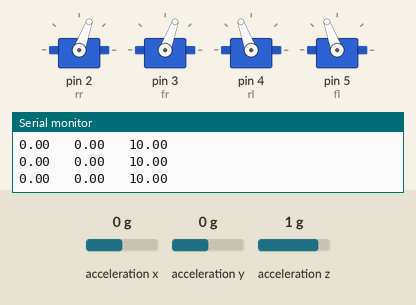
This sketch was run on a simulated Arduino Uno, built with avr-gcc and run on an emulated ATmega328P. Parts: 4 × servo, the last lines printed to the serial monitor. Wiring (inferred from the names in the program): MPU-6050 motion sensor at I2C address 0x68. Inputs (shaded band) come from the test bench; at power-on: acceleration y 0 g, acceleration z 1 g, acceleration x 0 g.

Above: at 1.2 s.
1.3 s: acceleration y set to -1.4 g
At 2.1 s:
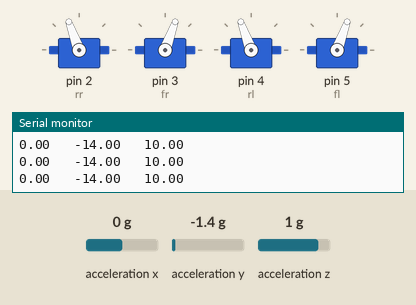
2.8 s: acceleration z set to -1.4 g
At 4.0 s:
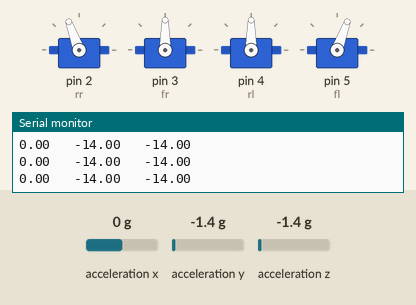
4.3 s: acceleration y set to -0.8 g
At 5.5 s:
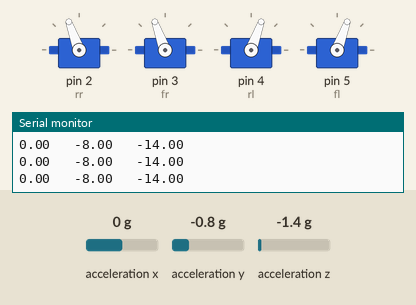
5.8 s: acceleration z set to 0.8 g
At 6.3 s:
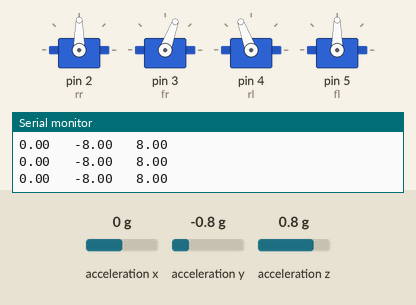
7.3 s: acceleration y set to 0.8 g
At 7.7 s:
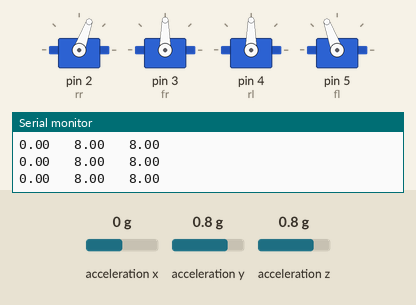
8.8 s: acceleration z set to -0.8 g
At 9.9 s:
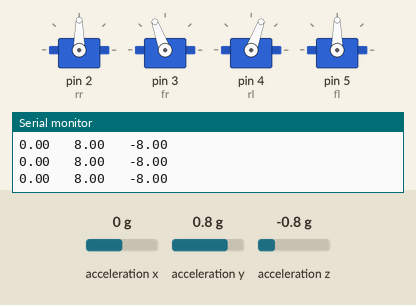
Timing chart, 0 to 11.3 s (numbered marks = the images above; inputs shaded):
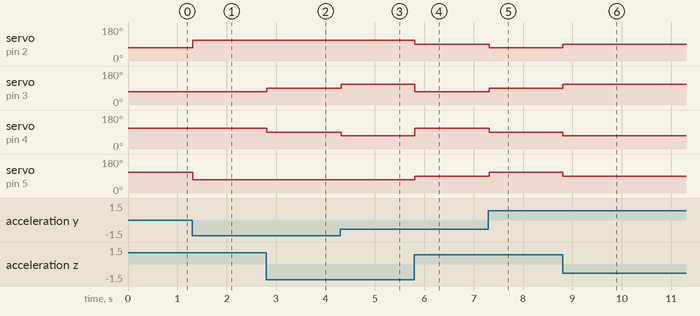

The sketch:

ActiveSuspension.ino
```cpp
#include <Wire.h>
#include <Servo.h>

#define SCALE 10 // servo "degrees" per newton
#define SERVO_MIN 70
#define SERVO_MAX 110
#define SERVO_MID 90
#define SERVO_DIFF 0
#define X_CAL 0.0
#define Y_CAL 0.0
#define Z_CAL 0.0
#define PITCH -acz
#define ROLL acy

int d[4]; //for storing angles in "degrees"
Servo fl, fr, rl, rr; //front-left, front-right, rear-left, rear-right
void setup() {
  Wire.begin();
  w(0x6b, 0x00); //disable mpu6050 sleep
  w(0x1c, 0b00001000); //maximum accelerometer resolution, also change value in gc if changing this
  w(0x1a, 0b00000110); //filter setup

  Serial.begin(115200);
  pinMode(2, OUTPUT);
  pinMode(3, OUTPUT);
  pinMode(4, OUTPUT);
  pinMode(5, OUTPUT);

  rr.attach(2);
  fr.attach(3);
  rl.attach(4);
  fl.attach(5);

  /*for (int i = 0; i<4; i++){   // for calibration purposes only
    d[i]=SERVO_MAX;            // Use SERVO_MAX, SERVO_MIN or SERVO_MID to see where maximal, minimal and central points are in reality. Comment out wa(d) in loop()
    }
  wa(d);
    /**/

}
double acx, acy, acz;

void loop() {
  // 3b- x, 3d- y, 3f- z       rr, fr, rl, fl
  acx = gc(0x3b)-X_CAL;
  acy = gc(0x3d)-Y_CAL;
  acz = gc(0x3f)-Z_CAL;

  Serial.print(acx);
  Serial.print("   ");
  Serial.print(acy);
  Serial.print("   ");
  Serial.print(acz);
  Serial.println();/**/
  //   "Real looking" suspension - car acts like it has big inertia
  /*
  d[0] = SERVO_MID + (PITCH-ROLL)*SCALE;  //rr
  d[1] = SERVO_MID + (-PITCH-ROLL)*SCALE; //fr
  d[2] = SERVO_MID + (PITCH+ROLL)*SCALE;  //rl
  d[3] = SERVO_MID + (-PITCH+ROLL)*SCALE; //fl/**/

  //   Active suspension - car tries to counteract its inertia and compensate its angle
  d[0] = SERVO_MID + (-PITCH+ROLL)*SCALE; //rr
  d[1] = SERVO_MID + (PITCH+ROLL)*SCALE;  //fr
  d[2] = SERVO_MID + (-PITCH-ROLL)*SCALE; //rl
  d[3] = SERVO_MID + (PITCH-ROLL)*SCALE;  //fl
  wa(d);
  delay(10);

}


////////////////////////////////functions area////////////////////////////////////

void w(uint8_t address, uint8_t value){ //write byte to address
  Wire.beginTransmission(0x68);
  Wire.write(address);
  Wire.write(value);
  Wire.endTransmission();
  }

int16_t r2(uint8_t address){ //read two bytes
  Wire.beginTransmission(0x68);
  Wire.write(address);
  Wire.endTransmission();
  Wire.requestFrom(0x68, 2);
  return (Wire.read() << 8) | Wire.read();
  }

int8_t r(uint8_t address){ //read one byte
  Wire.beginTransmission(0x68);
  Wire.write(address);
  Wire.endTransmission();
  Wire.requestFrom(0x68, 1);
  return Wire.read();
  }

double gc(uint8_t address) { //read and convert to newtons
  return r2(address)/819.2;
  }

void wa(int d[]){ // writes angles to servos, applies calibration and limits max points
  //FIRST - apply diagonal calibration
  d[0] = d[0] - SERVO_DIFF;
  d[1] = d[1] + SERVO_DIFF;
  d[2] = d[2] + SERVO_DIFF;
  d[3] = d[3] - SERVO_DIFF;
  //SECOND - remove overshoots
  for (int i = 0; i<4; i++){
    if (d[i] < SERVO_MIN){
      d[i]=SERVO_MIN;
      }
    else if (d[i] > SERVO_MAX){
      d[i]=SERVO_MAX;
      }
    }
  /*for (int i = 0; i<4; i++){
    Serial.print(" ");
    Serial.print(i);
    Serial.print(":  ");
    Serial.print(d[i]);
    }
  Serial.println();/**/
  //THIRD - invert two of four servos
  d[0] = 180 - d[0];
  d[1] = d[1];
  d[2] = d[2];
  d[3] = 180 - d[3];
  //AND ONLY THEN write to servos
  rr.write(d[0]);
  fr.write(d[1]);
  rl.write(d[2]);
  fl.write(d[3]);

  }
```

Measured:
- after the input at 1.3 s, servo on pin 2 (rr): 70° → 110° at once; servo on pin 5 (fl): 110° → 70° at once
- after the input at 2.8 s, servo on pin 3 (fr): 70° → 90° at once; servo on pin 4 (rl): 110° → 90° at once
- after the input at 4.3 s, servo on pin 3 (fr): 90° → 110° at once; servo on pin 4 (rl): 90° → 70° at once
- after the input at 5.8 s, servo on pin 2 (rr): 110° → 90° at once; servo on pin 3 (fr): 110° → 70° at once; servo on pin 4 (rl): 70° → 110° at once; servo on pin 5 (fl): 70° → 90° at once
- after the input at 7.3 s, servo on pin 2 (rr): 90° → 70° at once; servo on pin 3 (fr): 70° → 90° at once; servo on pin 4 (rl): 110° → 90° at once; servo on pin 5 (fl): 90° → 110° at once
- after the input at 8.8 s, servo on pin 2 (rr): 70° → 90° at once; servo on pin 3 (fr): 90° → 110° at once; servo on pin 4 (rl): 90° → 70° at once; servo on pin 5 (fl): 110° → 90° at once
